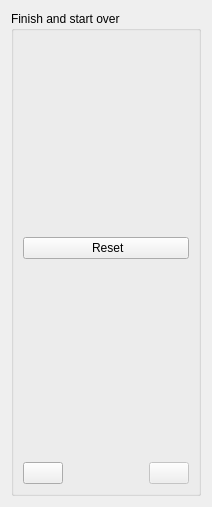
          <widget class="QWidget" name="Finish_SampleID_tab">
           <attribute name="title">
            <string>Finish</string>
           </attribute>
           <layout class="QGridLayout" name="gridLayout_31">
            <item row="0" column="0">
             <widget class="QGroupBox" name="groupBox_9">
              <property name="title">
               <string>Finish and start over</string>
              </property>
              <layout class="QGridLayout" name="gridLayout_33">
               <item row="0" column="0">
                <spacer name="verticalSpacer_25">
                 <property name="orientation">
                  <enum>Qt::Vertical</enum>
                 </property>
                 <property name="sizeHint" stdset="0">
                  <size>
                   <width>20</width>
                   <height>197</height>
                  </size>
                 </property>
                </spacer>
               </item>
               <item row="1" column="0">
                <widget class="QPushButton" name="Reset_button">
                 <property name="text">
                  <string> Reset</string>
                 </property>
                 <property name="icon">
                  <iconset resource="../resourcefile/Resourcefile.qrc">
                   <normaloff>:/Images/restart-computer-icon.svg</normaloff>:/Images/restart-computer-icon.svg</iconset>
                 </property>
                 <property name="iconSize">
                  <size>
                   <width>75</width>
                   <height>75</height>
                  </size>
                 </property>
                </widget>
               </item>
               <item row="2" column="0">
                <spacer name="verticalSpacer_26">
                 <property name="orientation">
                  <enum>Qt::Vertical</enum>
                 </property>
                 <property name="sizeHint" stdset="0">
                  <size>
                   <width>20</width>
                   <height>197</height>
                  </size>
                 </property>
                </spacer>
               </item>
               <item row="3" column="0">
                <layout class="QGridLayout" name="gridLayout_28">
                 <item row="0" column="0">
                  <widget class="QPushButton" name="SampleidBack8_button">
                   <property name="text">
                    <string/>
                   </property>
                   <property name="icon">
                    <iconset resource="../resourcefile/Resourcefile.qrc">
                     <normaloff>:/Images/curved-arrow-back-outline-icon.svg</normaloff>:/Images/curved-arrow-back-outline-icon.svg</iconset>
                   </property>
                   <property name="iconSize">
                    <size>
                     <width>40</width>
                     <height>40</height>
                    </size>
                   </property>
                   <property name="flat">
                    <bool>false</bool>
                   </property>
                  </widget>
                 </item>
                 <item row="0" column="1">
                  <spacer name="horizontalSpacer_12">
                   <property name="orientation">
                    <enum>Qt::Horizontal</enum>
                   </property>
                   <property name="sizeHint" stdset="0">
                    <size>
                     <width>40</width>
                     <height>20</height>
                    </size>
                   </property>
                  </spacer>
                 </item>
                 <item row="0" column="2">
                  <spacer name="horizontalSpacer_13">
                   <property name="orientation">
                    <enum>Qt::Horizontal</enum>
                   </property>
                   <property name="sizeHint" stdset="0">
                    <size>
                     <width>40</width>
                     <height>20</height>
                    </size>
                   </property>
                  </spacer>
                 </item>
                 <item row="0" column="3">
                  <widget class="QPushButton" name="SampleidForward8_button">
                   <property name="enabled">
                    <bool>false</bool>
                   </property>
                   <property name="text">
                    <string/>
                   </property>
                   <property name="icon">
                    <iconset resource="../resourcefile/Resourcefile.qrc">
                     <normaloff>:/Images/forward-arrow-outline-icon.svg</normaloff>:/Images/forward-arrow-outline-icon.svg</iconset>
                   </property>
                   <property name="iconSize">
                    <size>
                     <width>40</width>
                     <height>40</height>
                    </size>
                   </property>
                   <property name="flat">
                    <bool>false</bool>
                   </property>
                  </widget>
                 </item>
                </layout>
               </item>
              </layout>
             </widget>
            </item>
           </layout>
          </widget>
